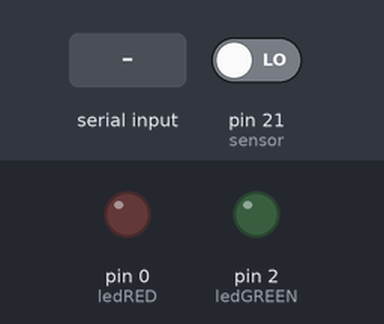
The sketch below on a simulated Arduino Mega 2560, built with avr-gcc and run on an emulated ATmega2560. Shown: output pins drawn as LEDs (lit = HIGH). Dashed ring = blinking. The inputs (shaded band) are chosen by the test bench; at power-on: pin 21 (sensor) LOW.

Above: at 1.2 s.
1.3 s: "on" received over the second serial link
At 3.1 s:
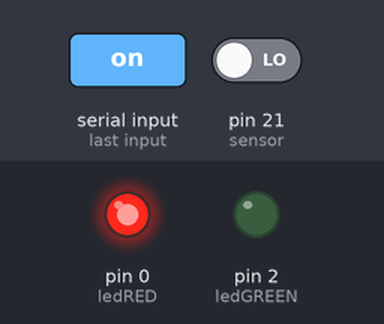
4.3 s: pin 21 (sensor) driven HIGH
At 4.55 s:
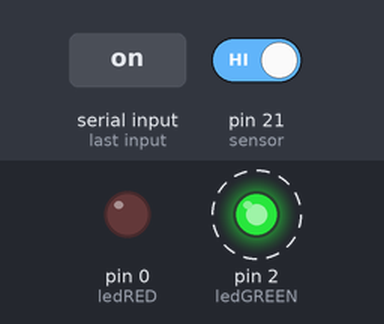
7.3 s: pin 21 (sensor) driven LOW
9.0 s: "off" received over the second serial link
At 9.5 s:
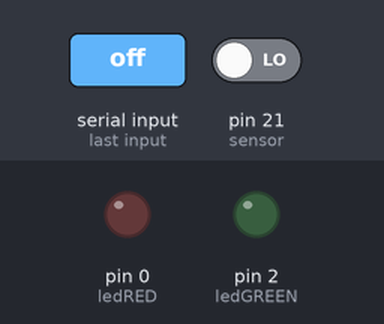
Timing chart, 0 to 11.5 s (numbered marks = the images above; inputs shaded):
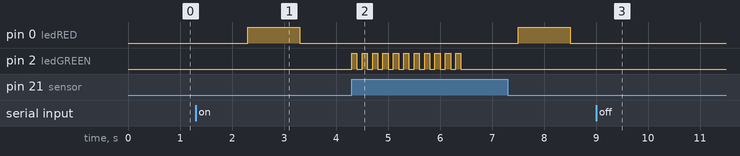

Measured:
- after the input at 1.3 s, pin 0 (ledRED): LOW → HIGH after 1.0 s, → LOW 1.0 s later
- after the input at 4.3 s, pin 0 (ledRED): stays LOW (without the input it goes to HIGH after 0.02 s); pin 2 (ledGREEN): alternates HIGH for 0.10 s and LOW for 0.10 s, 22 changes in all, then stays LOW, starting at once
- after the input at 9.0 s, pin 0 (ledRED): stays LOW (without the input it goes to HIGH after 0.52 s)

The sketch:

Motion_sensor.ino
```cpp
#include <SoftwareSerial.h>
SoftwareSerial Bluetooth(8,7);//RX and TX
int ledRED = 0 ;                //the led for show working status
int ledGREEN = 2;               // the Led for show detected moviement
int sensor = 21 ;              // Motion sensor pin number
int state = LOW ;               // default status of motion
int val = 0 ;                   //default low value
int turn;                     // for conrol the detect sensor
String Data = "off";          //default mode for system is off
int alarm = 10;
#define rxPin 7 // Teensy pin 7 <--> HC-05 Tx
#define txPin 8 // Teensy pin 8 <--> HC-05 Rx

void setup ( ) {
  //Bluetooth.begin(9600);
  pinMode ( ledGREEN , OUTPUT ) ;
  pinMode ( ledRED , OUTPUT ) ;
  pinMode ( sensor , INPUT ) ;

 Serial1.begin(9600); // BT def communication

}

void loop(){
   if(Serial1.available() >0 ){               //scaning serial port and decide system work or not
      Data = Serial1.readString();
      if( Data == "on"){
        turn = 1;
        Serial.println("system is on");
      }
      else
        if (Data == "off") {
        turn = 0;
        digitalWrite(ledRED, LOW);   // turn LED OFF TURNED OFF SYS
        Serial.println("system is off");
        Serial1.println("0");
       }
     }
    if ( turn == 1){
      digitalWrite(ledRED, HIGH);   // turn LED ON
      delay(1000);
      digitalWrite(ledRED, LOW);   // turn LED OFF
      delay(1000);
      val = digitalRead(sensor);   // read sensor value
        if (val == HIGH) {           // check if the sensor is HIGH
          for( int i = 0; i <= 10; i++){
            digitalWrite(ledGREEN, HIGH);
            delay(100);// delay 100 milliseconds
            digitalWrite(ledGREEN, LOW);
            delay(100);
            }
             if (state == LOW) {
                //Serial.println("Motion detected!");
                  Serial1.println("1");
                  delay(1000);
                    state = HIGH;       // update variable state to HIGH
              }
           }
        else {
              delay(20);             // delay 200 milliseconds
              if (state == HIGH){
                //Serial.println("Motion stopped!");
                Serial1.println("0");
                state = LOW;       // update variable state to LOW
               }
          }
    }
}
```
